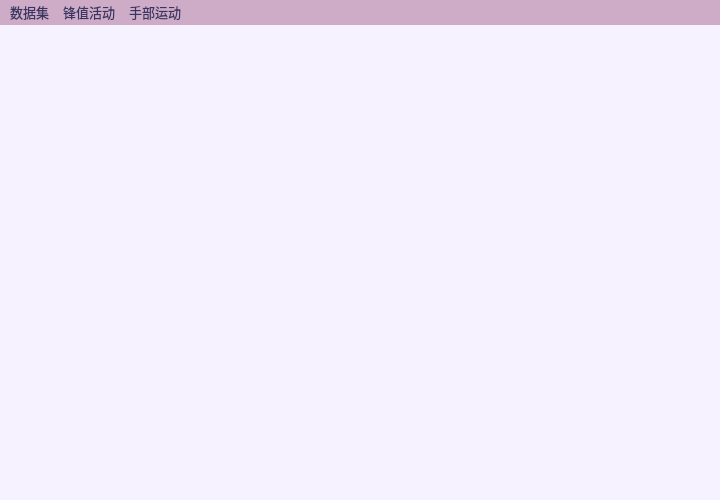
<?xml version="1.0" encoding="UTF-8"?>
<ui version="4.0">
 <class>MainWindow</class>
 <widget class="QMainWindow" name="MainWindow">
  <property name="geometry">
   <rect>
    <x>0</x>
    <y>0</y>
    <width>720</width>
    <height>500</height>
   </rect>
  </property>
  <property name="font">
   <font>
    <family>Cambria Math</family>
    <pointsize>11</pointsize>
   </font>
  </property>
  <property name="windowTitle">
   <string>MainWindow</string>
  </property>
  <property name="styleSheet">
   <string notr="true">color: rgb(57, 53, 98);
background-color: rgb(246, 242, 255);</string>
  </property>
  <widget class="QWidget" name="centralwidget"/>
  <widget class="QMenuBar" name="menubar">
   <property name="geometry">
    <rect>
     <x>0</x>
     <y>0</y>
     <width>720</width>
     <height>24</height>
    </rect>
   </property>
   <property name="font">
    <font>
     <family>微软雅黑</family>
     <pointsize>10</pointsize>
     <bold>false</bold>
    </font>
   </property>
   <property name="styleSheet">
    <string notr="true">background-color: rgb(206, 171, 199);</string>
   </property>
   <widget class="QMenu" name="menu">
    <property name="title">
     <string>数据集</string>
    </property>
    <addaction name="actionOpen_directory"/>
    <addaction name="actionMC_Maze_s"/>
    <addaction name="actionMC_Maze_m"/>
    <addaction name="actionMC_Maze_S"/>
    <addaction name="actionMC_RTT"/>
    <addaction name="actionArea2_Bump"/>
    <addaction name="actionDMFC_RSG"/>
   </widget>
   <widget class="QMenu" name="menu_2">
    <property name="title">
     <string>锋值活动</string>
    </property>
    <addaction name="actionSpiking_Rates_Distribution"/>
    <addaction name="actionSpike_Rasters"/>
   </widget>
   <widget class="QMenu" name="menu_3">
    <property name="title">
     <string>手部运动</string>
    </property>
    <addaction name="actionTrajectory"/>
   </widget>
   <addaction name="menu"/>
   <addaction name="menu_2"/>
   <addaction name="menu_3"/>
  </widget>
  <action name="actionOpen_directory">
   <property name="text">
    <string>MC_Maze</string>
   </property>
  </action>
  <action name="actionSpiking_Rates_Distribution">
   <property name="text">
    <string>Spiking Rates Distribution</string>
   </property>
  </action>
  <action name="actionSpike_Rasters">
   <property name="text">
    <string>Spike Rasters</string>
   </property>
  </action>
  <action name="actionMC_Maze_s">
   <property name="text">
    <string>MC_Maze_L</string>
   </property>
  </action>
  <action name="actionMC_Maze_m">
   <property name="text">
    <string>MC_Maze_M</string>
   </property>
  </action>
  <action name="actionMC_RTT">
   <property name="text">
    <string>MC_RTT</string>
   </property>
  </action>
  <action name="actionArea2_Bump">
   <property name="text">
    <string>Area2_Bump</string>
   </property>
  </action>
  <action name="actionDMFC_RSG">
   <property name="text">
    <string>DMFC_RSG</string>
   </property>
  </action>
  <action name="actionMC_Maze_S">
   <property name="text">
    <string>MC_Maze_S</string>
   </property>
  </action>
  <action name="actionTrajectory">
   <property name="text">
    <string>Trajectory</string>
   </property>
  </action>
 </widget>
 <resources/>
 <connections/>
</ui>
